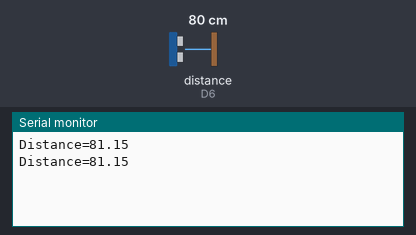
This sketch was run on a simulated ESP8266 (NodeMCU). Parts: the last lines printed to the serial monitor. Wiring (inferred from the names in the program): ultrasonic range finder: trigger D8; echo D6. The inputs (shaded band) are chosen by the test bench; at power-on: distance to the obstacle (sensor on D6) 80 cm. The echo pulse lasts 58.3 µs per cm.

Above: at 1.8 s.
1.9 s: distance to the obstacle (sensor on D6) set to 2 cm
At 2.8 s:
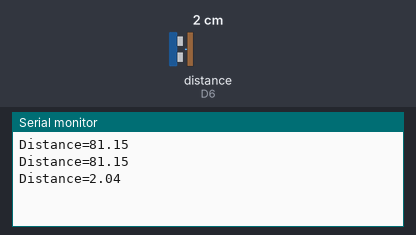
3.4 s: distance to the obstacle (sensor on D6) set to 4 cm
At 4.5 s:
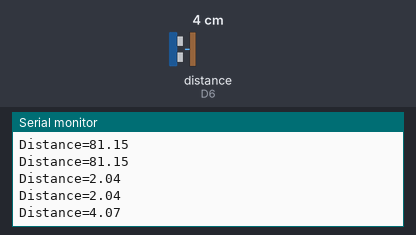
Timing chart, 0 to 6.4 s (numbered marks = the images above; inputs shaded):
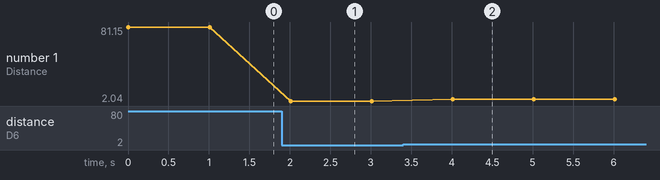

Measured:
- after the input at 1.9 s, the serial monitor: prints a new line after 0.11 s (image 1)
- after the input at 3.4 s, the serial monitor: prints a new line after 0.61 s (image 2)
- plotted number 1: 81.15 → 2.04 after the input at 1.9 s, 2.04 → 4.07 after the input at 3.4 s

The sketch:

ultrasound.ino
```cpp
#define TRIGGERPIN D8
#define ECHOPIN D6

void setup() {
  Serial.begin(9600);
  pinMode(TRIGGERPIN, OUTPUT) ;
  pinMode(ECHOPIN, INPUT) ;
}

void loop() {
   // Find the distance
    double distance ;
    digitalWrite(TRIGGERPIN, LOW);
    delayMicroseconds(3);
    digitalWrite(TRIGGERPIN, HIGH);
    delayMicroseconds(5);
    digitalWrite(TRIGGERPIN, LOW);
    long duration = pulseIn(ECHOPIN, HIGH);
      // pulseIn returns the time in microseconds for the
      // echoPin to become high
    // speed of sound = 348.83 m/s
    // distance = speed * time  => 348.83 * t / 10^6
    //    = 0.348 * t/10^3 = 0.000348 * t in meters
    //  = 0.0348 * t cms.
    distance = duration * 0.0348 ;
    distance = distance / 2; // half of roundtrip time

    Serial.println("Distance=" + String(distance));
    delay(1000);
}
```
